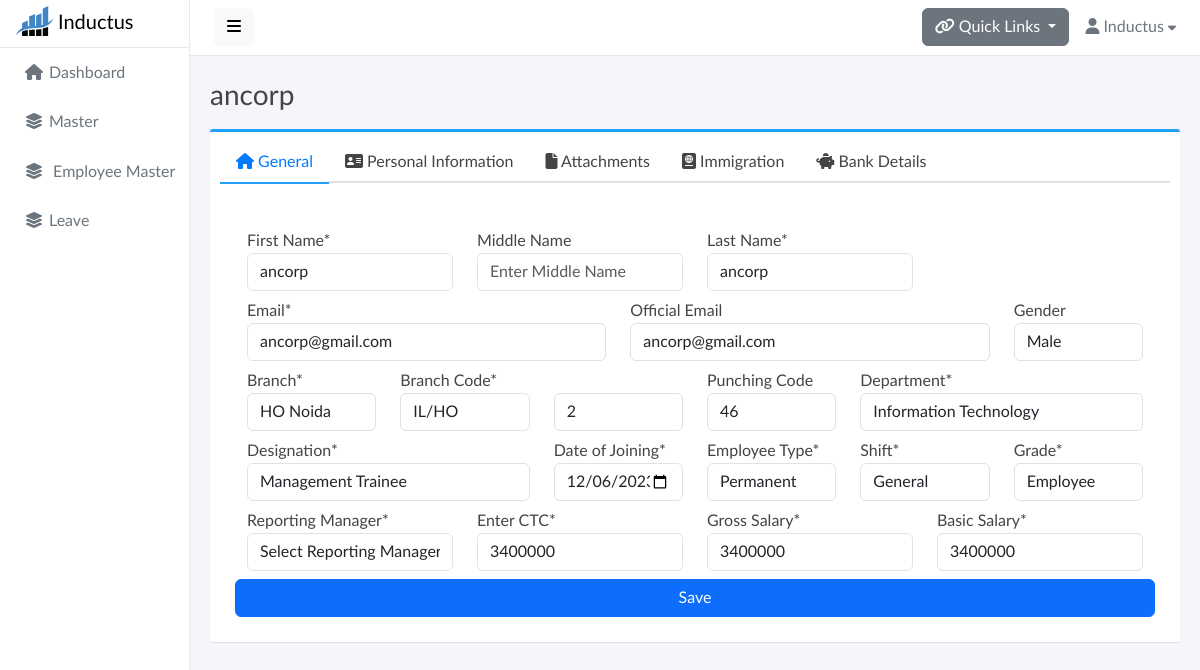
Before: /employees/ZbS7JKMqzKjtH1jZwJP-DQw-u/profile (signed in) with the older database file.
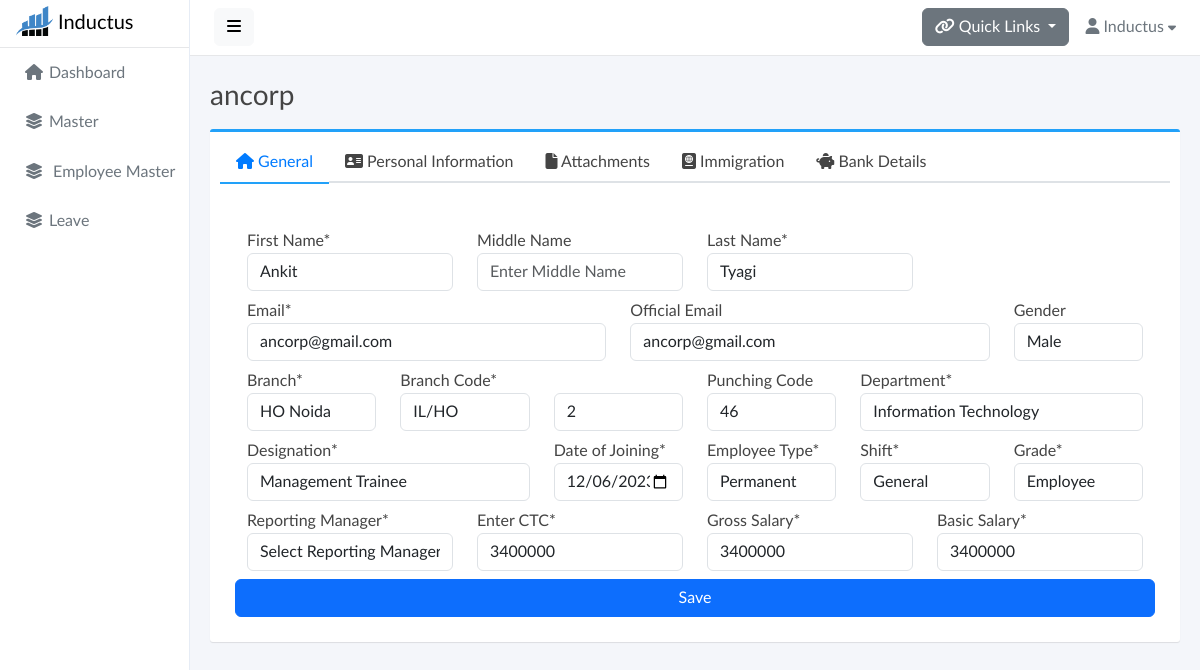
After: the same page with the newer database file.
### base/models.py (models this page shows, shortened)
class Employee(models.Model):
    GENDER_CHOICES = [
        ('Male', 'Male'),
        ('Female', 'Female'),
    ]
    SHIFT_CHOICES = [
        ('General', 'General'),
        ('UNICEF', 'UNICEF'),
    ]
    EMPLOYEE_TYPE_CHOICES = [
        ('Permanent','Permanent')
    ]
    GRADE_CHOICES = [
        ('Employee','Employee'),
        ('Consultant','Consultant'),
        ('UNF Employee','UNF Employee'),
        ('UNF Supervisor','UNF Supervisor'),
    ]
    id = models.CharField(max_length=25,primary_key=True,default=generate_unique_id,editable=False)
    user = models.OneToOneField(User, on_delete=models.CASCADE,editable=False)
    employee_code = models.CharField(max_length=20,unique=True,null=True,blank=True)
    first_name = models.CharField(max_length=100 ,null=True,blank=True)
    middle_name = models.CharField(max_length=100,blank=True,null=True)
    last_name = models.CharField(max_length=100 , null=True,blank=True)
    email = models.CharField(max_length=100, null=True,blank=True , unique=True)
    official_email= models.CharField(max_length=100, blank=True , null=True , unique=True)
    gender = models.CharField(max_length=10, choices=GENDER_CHOICES)
    punching_code = models.IntegerField(unique=True , null=True , blank=True)
    date_of_joining = models.DateField(null=True)
    branch = models.ForeignKey(Branch, on_delete=models.SET_NULL,null=True,blank=True)
    department = models.ForeignKey(Department, on_delete=models.SET_NULL, null=True,blank=True)
    designation = models.ForeignKey(Designation, on_delete=models.SET_NULL,null=True,blank=True)
    employee_type = models.CharField(max_length=100, choices=EMPLOYEE_TYPE_CHOICES)
    shift = models.CharField(max_length=100, choices=SHIFT_CHOICES)
    grade = models.CharField(max_length=100, choices=GRADE_CHOICES)
    reporting_manager = models.ForeignKey(
        'self',
        on_delete=models.SET_NULL,
        null=True,
        blank=True,
        related_name='reportees'
    )
    ctc = models.CharField(max_length=20,null=True,blank=True)
    gross_salary = models.CharField(max_length=20,null=True,blank=True)
    basic_salary = models.CharField(max_length=20,null=True,blank=True)

### base/views.py (the view, shortened to what this page needs)
# urls.py: path('employees/<str:pk>/profile',views.employeeProfileView, name='employee_profile'),
@login_required(login_url='signin')
def employeeProfileView(request , pk):
    employee = Employee.objects.get(id = pk)
    immigration_form = None
    bank_form = None
    document_form=None
    form = None
    emp_code = None
    emp_branch_code = None
    if employee.employee_code:
        temp = employee.employee_code.split('/')
        emp_branch_code = f"{temp[0]}/{temp[1]}"
        emp_code = temp[2]
    employees_list = Employee.objects.all()
    branchs = Branch.objects.all()
    departments = Department.objects.all()
    designations = Designation.objects.all()
    numeric_part = 0
    employee_documents = None
    if request.method == 'GET':
        personal_info, created = PersonalInformation.objects.get_or_create(employee=employee)
        employee_documents= RequiredDocument.objects.filter(employee=employee)
        immigration_documents = Immigration.objects.filter(employee=employee)
        leaves_applications = LeaveApplication.objects.filter(employee=employee)
        bank_records = BankDetails.objects.filter(employee=employee)
        form = PersonalInformationForm(instance=personal_info)
        document_form = DocumentForm()
        immigration_form = ImmigrationForm()
        bank_form = BankForm()
        try:
            last_employee = Employee.objects.order_by('-employee_code').first()
            if last_employee:
                last_code = last_employee.employee_code
                if last_code and any(char.isdigit() for char in last_code):
                    numeric_part = int(''.join(filter(str.isdigit, last_code)))
        except Employee.DoesNotExist:
            pass  # Handle the case when no Employee objects exist
    context = {
        'employee': employee,
        'emp_branch_code' : emp_branch_code,
        'emp_code' : emp_code,
        'next_employee_code': numeric_part + 1,
        'designations': designations,
        'departments': departments,
        'branchs': branchs,
        'employees_list' : employees_list,
        'form' : form,
        'document_form' : document_form,
        'immigration_form' : immigration_form,
        'employee_documents' : employee_documents,
        'immigration_documents': immigration_documents,
        'bank_form' : bank_form,
        'bank_records' : bank_records,
    }
    return render(request,'employee_profile.html',context)

### base/forms.py (shortened to what this page needs)
class PersonalInformationForm(forms.ModelForm):
    class Meta:
        model = PersonalInformation
        fields = '__all__'
        widgets = {
            'father_name': forms.TextInput(attrs={'class': 'form-control'}),
            'mother_name': forms.TextInput(attrs={'class': 'form-control'}),
            'mobile_no': forms.TextInput(attrs={'class': 'form-control'}),
            'address': forms.TextInput(attrs={'class': 'form-control'}),
            'tehsil': forms.TextInput(attrs={'class': 'form-control'}),
            'district': forms.TextInput(attrs={'class': 'form-control'}),
            'city': forms.TextInput(attrs={'class': 'form-control'}),
            'country': forms.TextInput(attrs={'class': 'form-control'}),
            'pincode': forms.TextInput(attrs={'class': 'form-control'}),
            'nationality': forms.TextInput(attrs={'class': 'form-control'}),
            'cast_category': forms.TextInput(attrs={'class': 'form-control'}),
            'state': forms.Select(choices=STATE_CHOICES , attrs={'class': 'form-control'}),
            'blood_group': forms.Select(choices=PersonalInformation.BLOOD_GROUP_CHOICES , attrs={'class': 'form-control'}),
        }

### base/templates/employee_profile.html (shortened to what the changed rows need)
{% extends 'base.html' %}
{% load static %}
{% block start %}
<div class="content">
    <div class="container">
        <div class="page-title">
            <h3>{{ employee.user.username}}</h3>
        </div>
        <div class="box box-primary">
            <div class="box-body">
                <div class="tab-content" id="myTabContent">
                    <div class="tab-pane fade active show" id="general" role="tabpanel" aria-labelledby="general-tab">
                        <div class="container mt-2">
                            <form method="post" action="{% url 'employee_profile' employee.id %}">
                                <div class="row jumbotron box8">
                                    <div class="col-sm-3 form-group mt-2">
                                        <label for="firstname">First Name*</label>
                                        {% if employee.first_name %}
                                        <input type="text" class="form-control" name="first_name"
                                            value="{{employee.first_name}}" required>
                                        {% else %}
                                        <input type="text" class="form-control" name="first_name"
                                            placeholder="Enter First Name" required>
                                        {% endif %}
                                    </div>
                                    <div class="col-sm-3 form-group mt-2">
                                        <label for="last_name">Last Name*</label>
                                        {% if employee.last_name %}
                                        <input type="text" class="form-control" name="last_name"
                                            value="{{employee.last_name}}" required>
                                        {% else %}
                                        <input type="text" class="form-control" name="last_name"
                                            placeholder="Enter Last Name" required>
                                        {% endif %}
                                    </div>
                                    <div class="col-sm-5 form-group mt-2">
                                        <label for="email">Email*</label>
                                        {% if employee.email %}
                                        <input type="email" class="form-control" name="email"
                                            value="{{ employee.email }}" required>
                                        {% else %}
                                        <input type="email" class="form-control" name="email" placeholder="Enter Email"
                                            required>
                                        {% endif %}
                                    </div>
                                    <div class="col-sm-5 form-group mt-2">
                                        <label for="official_email">Official Email</label>
                                        <input type="email" class="form-control" id="official_email"
                                            name="official_email" {% if employee.official_email %}
                                            value="{{ employee.official_email }}" {% else %}
                                            placeholder="Enter Official Email" {% endif %} required>
                                    </div>
                                    <div class="col-sm-2 form-group mt-2">
                                        <label for="gender">Gender</label>
                                        <select id="sex" name="gender" class="form-control browser-default custom-select">
                                            <option value="Male" {% if employee.gender == 'Male' %} selected {% endif %}>Male</option>
                                        </select>
                                    </div>
                                    <div class="col-sm-2 form-group mt-2">
                                        <label for="puching_code">Punching Code</label>
                                        {% if employee.punching_code %}
                                        <input type="number" class="form-control" name="punching_code"
                                            value="{{employee.punching_code}}" required>
                                        {% else %}
                                        <input type="number" class="form-control" name="punching_code" required>
                                        {% endif %}
                                    </div>
                                    <div class="col-sm-2 form-group mt-2">
                                        <label for="Date">Date of Joining*</label>
                                        {% if employee.date_of_joining %}
                                        <input type="date" name="doj" class="form-control" id="Date"
                                            value="{{ employee.date_of_joining | date:'Y-m-d' }}" required>
                                        {% else %}
                                        <input type="date" name="doj" class="form-control" id="Date" placeholder=""
                                            required>
                                        {% endif %}
                                    </div>
                                    <div class="col-sm-2 form-group mt-2">
                                        <label for="employee_type">Employee Type*</label>
                                        <select name="employee_type" class="form-control browser-default custom-select">
                                            <option value="Permanent" {% if employee.employee_type == 'Permanent' %} selected {% endif %}>Permanent</option>
                                        </select>
                                    </div>
                                    <div class="col-sm-2 form-group mt-2">
                                        <label for="shift">Shift*</label>
                                        <select name="shift" class="form-control browser-default custom-select">
                                            <option value="General" {% if employee.shift == 'General' %} selected {% endif %}>General</option>
                                        </select>
                                    </div>
                                    <div class="col-sm-2 form-group mt-2">
                                        <label for="grade">Grade*</label>
                                        <select name="grade" class="form-control browser-default custom-select">
                                            <option value="Employee" {% if employee.grade == 'Employee' %} selected {% endif %}>Employee</option>
                                        </select>
                                    </div>
                                    <div class="col-sm-3 form-group mt-2">
                                        <label for="reporting_manager">Reporting Manager*</label>
                                        <select name="reporting_manager" class="form-control browser-default custom-select">
                                            {% if employee.reporting_manager %}
                                                <option value="{{ employee.reporting_manager.id }}" selected>
                                                    {{ employee.reporting_manager.user.username }}
                                                </option>
                                            {% else %}
                                                <option value="" disabled selected>Select Reporting Manager</option>
                                            {% endif %}
                                        </select>
                                    </div>
                                    <div class="col-sm-3 form-group mt-2">
                                        <label for="ctc">Enter CTC*</label>
                                        {% if employee.ctc %}
                                        <input type="text" class="form-control" name="ctc" value="{{employee.ctc}}" required>
                                        {% else %}
                                        <input type="text" class="form-control" name="ctc" placeholder="" required>
                                        {% endif %}
                                    </div>
                                    <div class="col-sm-3 form-group mt-2">
                                        <label for="gross_salary">Gross Salary*</label>
                                        {% if employee.gross_salary %}
                                        <input type="text" class="form-control" name="gross_salary" value="{{employee.gross_salary}}" required>
                                        {% else %}
                                        <input type="text" class="form-control" name="gross_salary" placeholder="" required>
                                        {% endif %}
                                    </div>
                                    <div class="col-sm-3 form-group mt-2">
                                        <label for="basic_salary">Basic Salary*</label>
                                        {% if employee.basic_salary %}
                                        <input type="text" class="form-control" name="basic_salary" value="{{employee.basic_salary}}" required>
                                        {% else %}
                                        <input type="text" class="form-control" name="basic_salary" placeholder="" required>
                                        {% endif %}
                                    </div>
                                </div>
                        </div>
                    </div>
                </div>
                </div>
            </div>
        </div>
    </div>
    {% endblock %}

Changed rows visible on the page:
changed Employee "ancorp@gmail.com": first_name "ancorp" → "Ankit"; last_name "ancorp" → "Tyagi"
